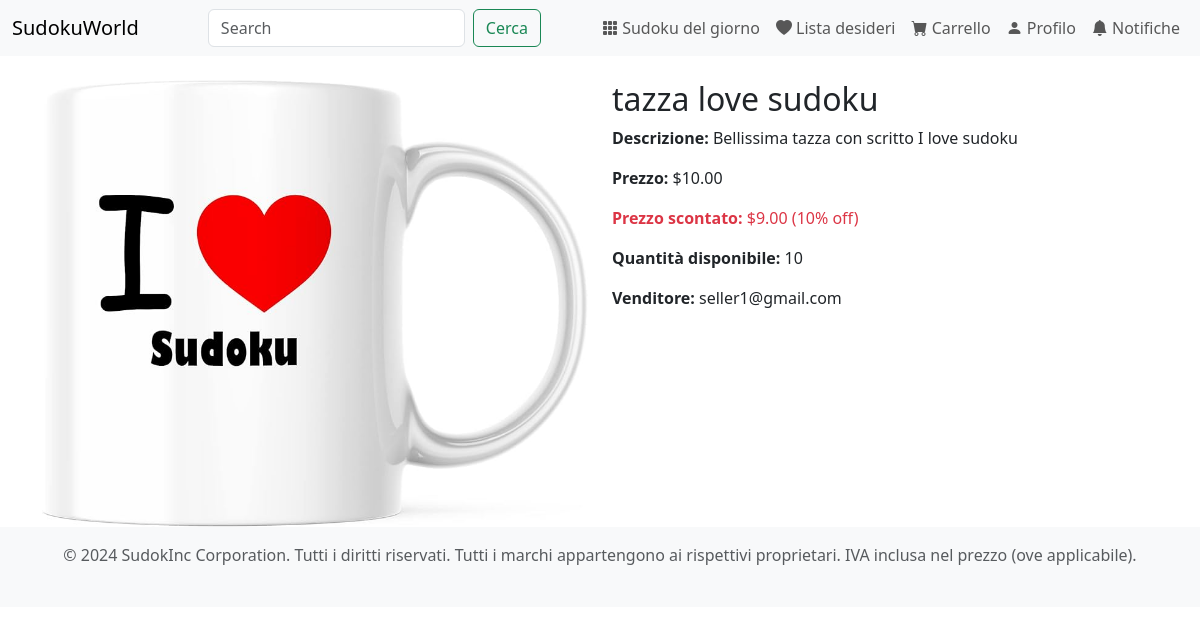
The app's page /pages/product.php?id=1 with its own data.
### tables this page shows
create table PRODUCT (
    id_product int not null auto_increment,
    name varchar(128) not null,
    description varchar(1024) not null,
    price int not null,
    image varchar(128) not null,
    discount int not null,
    availability int not null,
    removed char not null,
    email varchar(64) not null,
    category_tag varchar(32) not null,
    constraint ID_PRODUCT_ID primary key (id_product)
);

### database/Database.php (called while the page is built, shortened)
<?php
class Database
{
    private $db;
    public function __construct($servername, $username, $password, $dbname, $port)
    {
        $this->db = new mysqli($servername, $username, $password, $dbname, $port);
    }
    public function query($query, $param_types, ...$params)
    {
        $stmt = $this->db->prepare($query);
        if ($param_types !== '') {
            $stmt->bind_param($param_types, ...$params);
        }
        $stmt->execute();
        return $stmt->get_result()->fetch_all(MYSQLI_ASSOC);
    }
    public function getProduct($id)
    {
        $query = "SELECT * FROM PRODUCT p WHERE id_product = ?";
        return $this->query($query, 'i', $id);
    }
}

### includes/bootstrap.php (called while the page is built, shortened)
<?php
require_once("../database/Database.php");
$db = new Database("db", "root", "example", "SUDOKUWORLD", 3306);

### classes/Product.php (called while the page is built, shortened)
<?php
class Product
{
    private $name;
    private $price;
    private $description;
    private $img;
    private $seller_email;
    private $discount;
    private $availability;
    private $removed;
    public function __construct($id_product, $name, $price, $description, $image, $email, $category_tag, $discount, $availability, $removed = 0)
    {
        $this->name = $name;
        $this->price = $price / 100;
        $this->description = $description;
        $this->img = $image;
        $this->seller_email = $email;
        $this->discount = $discount;
        $this->availability = $availability;
        $this->removed = $removed;
    }
    public function getName()
    {
        return $this->name;
    }
    public function getPrice()
    {
        return $this->price;
    }
    public function getDescription()
    {
        return $this->description;
    }
    public function getImg()
    {
        return $this->img;
    }
    public function getSellerEmail()
    {
        return $this->seller_email;
    }
    public function getAvailability()
    {
        return $this->availability;
    }
    public function isRemoved()
    {
        return $this->removed;
    }
    public function getFinalPrice($sudoku_solved)
    {
        $discountPrice = $this->price * (1 - $this->discount / 100);
        return $discountPrice;
    }
    public function getFinalDiscount($sudoku_solved)
    {
        return (1 - ($this->getFinalPrice($sudoku_solved) / $this->price)) * 100;
    }
}

### pages/product.php (the view, shortened to what this page needs)
<?php
include_once("../includes/bootstrap.php");
require_once("../includes/functions.php");
require_once("../classes/Product.php");
$productList = $db->getProduct($_GET["id"]);
$product = new Product(...$productList[0]);
$sudoku_solved = false;
include '../includes/header.php';
?>
<div class="container mt-4">
    <div class="row">
        <div class="col-md-6">
            <img src="<?= htmlspecialchars($product->getImg()) ?>" class="img-fluid" alt="<?= htmlspecialchars($product->getName()) ?>">
        </div>
        <div class="col-md-6">
            <h2><?= htmlspecialchars($product->getName()) ?></h2>
            <p><strong>Descrizione:</strong> <?= htmlspecialchars($product->getDescription()) ?></p>
            <p><strong>Prezzo:</strong> $<?= number_format($product->getPrice(), 2) ?></p>
            <?php if ($product->getFinalDiscount($sudoku_solved) > 0): ?>
                <p class="text-danger"><strong>Prezzo scontato:</strong> $<?= number_format($product->getFinalPrice($sudoku_solved), 2) ?> (<?= $product->getFinalDiscount($sudoku_solved) ?>% off)</p>
            <?php endif; ?>
            <?php if (!$product->isRemoved()): ?>
                <p><strong>Quantit&agrave; disponibile:</strong> <?= $product->getAvailability() ?></p>
            <?php endif; ?>
            <p><strong>Venditore:</strong> <?= htmlspecialchars($product->getSellerEmail()) ?></p>
        </div>
    </div>
</div>
<?php
include '../includes/footer.php';
?>

### records on screen
product: image (picture), name "tazza love sudoku", description "Bellissima tazza con scritto I love sudoku", discount "9.00", discount "10", availability "10", email "seller1@gmail.com"

### other values on screen
$product->getPrice() "10.00"
